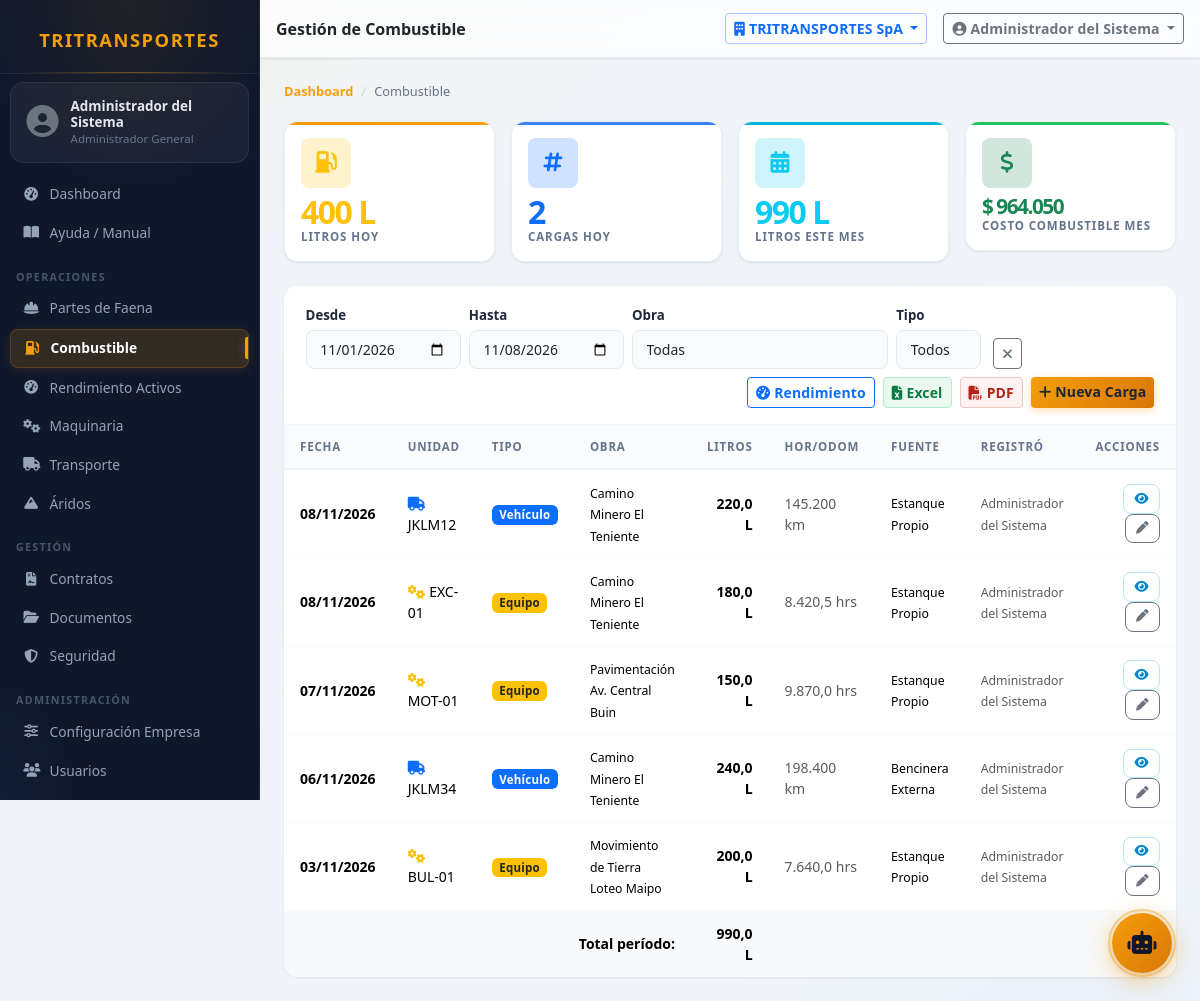
/modules/combustible/index.php (signed in), run on the app's committed database.
### tables this page shows
CREATE TABLE IF NOT EXISTS cargas_combustible (
    id               INT UNSIGNED AUTO_INCREMENT PRIMARY KEY,
    empresa_id       INT UNSIGNED NOT NULL,
    obra_id          INT UNSIGNED,
    contrato_id      INT UNSIGNED,
    fecha            DATE NOT NULL,
    tipo_unidad      ENUM('vehiculo','equipo') NOT NULL DEFAULT 'vehiculo',
    vehiculo_id      INT UNSIGNED,
    equipo_id        INT UNSIGNED,
    conductor_id     INT UNSIGNED,
    operador_id      INT UNSIGNED,
    litros           DECIMAL(10,2) NOT NULL,
    precio_litro     DECIMAL(8,2),
    tipo_combustible VARCHAR(30) DEFAULT 'Petróleo',
    horometro        DECIMAL(10,1),
    odometro         INT UNSIGNED,
    fuente_id        INT UNSIGNED,
    estanque_id      INT UNSIGNED,
    proveedor_id     INT UNSIGNED,
    lat              DECIMAL(10,7),
    lng              DECIMAL(10,7),
    foto_ruta        VARCHAR(255),
    observacion      TEXT,
    creado_por       INT UNSIGNED,
    created_at       DATETIME NOT NULL DEFAULT CURRENT_TIMESTAMP,
    updated_at       DATETIME NOT NULL DEFAULT CURRENT_TIMESTAMP ON UPDATE CURRENT_TIMESTAMP,
    CONSTRAINT fk_comb_emp    FOREIGN KEY (empresa_id)   REFERENCES empresas(id),
    CONSTRAINT fk_comb_obra   FOREIGN KEY (obra_id)      REFERENCES obras(id)    ON DELETE SET NULL,
    CONSTRAINT fk_comb_veh    FOREIGN KEY (vehiculo_id)  REFERENCES vehiculos(id) ON DELETE SET NULL,
    CONSTRAINT fk_comb_eq     FOREIGN KEY (equipo_id)    REFERENCES equipos(id)  ON DELETE SET NULL,
    CONSTRAINT fk_comb_fuente FOREIGN KEY (fuente_id)    REFERENCES fuentes_combustible(id) ON DELETE SET NULL,
    CONSTRAINT fk_comb_est    FOREIGN KEY (estanque_id)  REFERENCES estanques(id) ON DELETE SET NULL,
    CONSTRAINT fk_comb_prov   FOREIGN KEY (proveedor_id) REFERENCES proveedores_combustible(id) ON DELETE SET NULL,
    CONSTRAINT fk_comb_usr    FOREIGN KEY (creado_por)   REFERENCES usuarios(id) ON DELETE SET NULL,
    INDEX idx_cc_fecha    (fecha),
    INDEX idx_cc_emp_f    (empresa_id, fecha),
    INDEX idx_cc_veh      (vehiculo_id),
    INDEX idx_cc_eq       (equipo_id),
    INDEX idx_cc_obra     (obra_id)
);

CREATE TABLE IF NOT EXISTS vehiculos (
    id           INT UNSIGNED AUTO_INCREMENT PRIMARY KEY,
    empresa_id   INT UNSIGNED NOT NULL,
    patente      VARCHAR(10)  NOT NULL,
    marca        VARCHAR(60),
    modelo       VARCHAR(80),
    anio         SMALLINT UNSIGNED,
    categoria_id INT UNSIGNED,
    color        VARCHAR(40),
    odometro     INT UNSIGNED DEFAULT 0,
    activo       TINYINT(1)   NOT NULL DEFAULT 1,
    created_at   DATETIME     NOT NULL DEFAULT CURRENT_TIMESTAMP,
    updated_at   DATETIME     NOT NULL DEFAULT CURRENT_TIMESTAMP ON UPDATE CURRENT_TIMESTAMP,
    UNIQUE KEY uq_patente (empresa_id, patente),
    CONSTRAINT fk_veh_emp  FOREIGN KEY (empresa_id)   REFERENCES empresas(id),
    CONSTRAINT fk_veh_cat  FOREIGN KEY (categoria_id) REFERENCES categorias_vehiculo(id) ON DELETE SET NULL
);

CREATE TABLE IF NOT EXISTS obras (
    id          INT UNSIGNED AUTO_INCREMENT PRIMARY KEY,
    empresa_id  INT UNSIGNED NOT NULL,
    nombre      VARCHAR(150) NOT NULL,
    codigo      VARCHAR(30),
    cliente_id  INT UNSIGNED,
    descripcion TEXT,
    fecha_inicio DATE,
    fecha_termino DATE,
    estado      ENUM('activa','pausada','finalizada') NOT NULL DEFAULT 'activa',
    lat         DECIMAL(10,7),
    lng         DECIMAL(10,7),
    activo      TINYINT(1)   NOT NULL DEFAULT 1,
    created_at  DATETIME     NOT NULL DEFAULT CURRENT_TIMESTAMP,
    updated_at  DATETIME     NOT NULL DEFAULT CURRENT_TIMESTAMP ON UPDATE CURRENT_TIMESTAMP,
    CONSTRAINT fk_obra_emp FOREIGN KEY (empresa_id) REFERENCES empresas(id),
    CONSTRAINT fk_obra_cli FOREIGN KEY (cliente_id) REFERENCES clientes(id) ON DELETE SET NULL
);

CREATE TABLE IF NOT EXISTS fuentes_combustible (
    id     INT UNSIGNED AUTO_INCREMENT PRIMARY KEY,
    nombre VARCHAR(80) NOT NULL,
    tipo   ENUM('estanque_propio','bencinera','camion_estanque','otro') NOT NULL DEFAULT 'otro',
    activo TINYINT(1)  NOT NULL DEFAULT 1,
    UNIQUE KEY uq_nombre (nombre)
);

CREATE TABLE IF NOT EXISTS usuarios (
    id            INT UNSIGNED AUTO_INCREMENT PRIMARY KEY,
    empresa_id    INT UNSIGNED NOT NULL,
    trabajador_id INT UNSIGNED,
    email         VARCHAR(120) NOT NULL,
    nombre        VARCHAR(120) NOT NULL,
    password_hash VARCHAR(255) NOT NULL,
    rol_id        INT UNSIGNED NOT NULL,
    activo        TINYINT(1)   NOT NULL DEFAULT 1,
    ultimo_acceso DATETIME,
    created_at    DATETIME     NOT NULL DEFAULT CURRENT_TIMESTAMP,
    updated_at    DATETIME     NOT NULL DEFAULT CURRENT_TIMESTAMP ON UPDATE CURRENT_TIMESTAMP,
    UNIQUE KEY uq_email (email),
    CONSTRAINT fk_usr_emp  FOREIGN KEY (empresa_id)    REFERENCES empresas(id),
    CONSTRAINT fk_usr_trab FOREIGN KEY (trabajador_id) REFERENCES trabajadores(id) ON DELETE SET NULL,
    CONSTRAINT fk_usr_rol  FOREIGN KEY (rol_id)        REFERENCES roles(id)
);

CREATE TABLE IF NOT EXISTS equipos (
    id              INT UNSIGNED AUTO_INCREMENT PRIMARY KEY,
    empresa_id      INT UNSIGNED NOT NULL,
    codigo          VARCHAR(30)  NOT NULL,
    nombre          VARCHAR(120) NOT NULL,
    marca_id        INT UNSIGNED,
    modelo_id       INT UNSIGNED,
    categoria_id    INT UNSIGNED,
    anio            SMALLINT UNSIGNED,
    numero_serie    VARCHAR(60),
    horometro       DECIMAL(10,1) DEFAULT 0,
    activo          TINYINT(1)    NOT NULL DEFAULT 1,
    created_at      DATETIME      NOT NULL DEFAULT CURRENT_TIMESTAMP,
    updated_at      DATETIME      NOT NULL DEFAULT CURRENT_TIMESTAMP ON UPDATE CURRENT_TIMESTAMP,
    UNIQUE KEY uq_codigo (empresa_id, codigo),
    CONSTRAINT fk_eq_emp   FOREIGN KEY (empresa_id)   REFERENCES empresas(id),
    CONSTRAINT fk_eq_marca FOREIGN KEY (marca_id)     REFERENCES marcas_equipo(id) ON DELETE SET NULL,
    CONSTRAINT fk_eq_mod   FOREIGN KEY (modelo_id)    REFERENCES modelos_equipo(id) ON DELETE SET NULL,
    CONSTRAINT fk_eq_cat   FOREIGN KEY (categoria_id) REFERENCES categorias_equipo(id) ON DELETE SET NULL
);

### modules/combustible/index.php (the view, shortened to what the rows shown need)
<?php
$emp  = Auth::empresaId();
$hoy  = date('Y-m-d');
$mes0 = date('Y-m-01');
$fDesde  = get('desde', $mes0);
$fHasta  = get('hasta', $hoy);
$page    = getInt('page', 1);
$where  = "WHERE c.empresa_id = ?";
$params = [$emp];
if ($fDesde) { $where .= " AND c.fecha >= ?"; $params[] = $fDesde; }
if ($fHasta) { $where .= " AND c.fecha <= ?"; $params[] = $fHasta; }
$total = DB::count("SELECT COUNT(*) FROM cargas_combustible c $where", $params);
$pag   = paginate($total, $page);
$rows = DB::all(
    "SELECT c.*,
            o.nombre AS obra_nombre,
            v.patente,
            eq.codigo AS equipo_codigo, eq.nombre AS equipo_nombre,
            CONCAT(tv.nombre,' ',tv.apellido) AS conductor_nombre,
            CONCAT(to2.nombre,' ',to2.apellido) AS operador_nombre,
            f.nombre AS fuente_nombre,
            u.nombre AS creado_nombre
     FROM cargas_combustible c
     LEFT JOIN obras o       ON o.id  = c.obra_id
     LEFT JOIN vehiculos v   ON v.id  = c.vehiculo_id
     LEFT JOIN equipos eq    ON eq.id = c.equipo_id
     LEFT JOIN conductores cn ON cn.id = c.conductor_id
     LEFT JOIN trabajadores tv ON tv.id = cn.trabajador_id
     LEFT JOIN operadores op   ON op.id = c.operador_id
     LEFT JOIN trabajadores to2 ON to2.id = op.trabajador_id
     LEFT JOIN fuentes_combustible f ON f.id = c.fuente_id
     LEFT JOIN usuarios u    ON u.id  = c.creado_por
     $where
     ORDER BY c.fecha DESC, c.id DESC
     LIMIT {$pag['limit']} OFFSET {$pag['offset']}",
    $params
);
include ROOT . '/includes/header.php';
?>
<div class="card table-card">
    <div class="table-responsive">
        <table class="table table-hover mb-0">
            <thead>
                <tr>
                    <th>Fecha</th>
                    <th>Unidad</th>
                    <th>Tipo</th>
                    <th>Obra</th>
                    <th class="text-end">Litros</th>
                    <th>Hor/Odom</th>
                    <th>Fuente</th>
                    <th>Registró</th>
                    <th class="text-end">Acciones</th>
                </tr>
            </thead>
            <tbody>
            <?php foreach ($rows as $r): ?>
            <tr>
                <td><strong><?= formatDate($r['fecha']) ?></strong></td>
                <td>
                    <?php if ($r['tipo_unidad'] === 'vehiculo'): ?>
                        <i class="fas fa-truck text-primary me-1"></i><?= h($r['patente'] ?? '—') ?>
                    <?php else: ?>
                        <i class="fas fa-cogs text-warning me-1"></i><?= h($r['equipo_codigo'] ?? '—') ?>
                    <?php endif; ?>
                </td>
                <td>
                    <span class="badge bg-<?= $r['tipo_unidad'] === 'vehiculo' ? 'primary' : 'warning text-dark' ?>">
                        <?= $r['tipo_unidad'] === 'vehiculo' ? 'Vehículo' : 'Equipo' ?>
                    </span>
                </td>
                <td><small><?= h($r['obra_nombre'] ?? '—') ?></small></td>
                <td class="text-end"><strong><?= formatNum((float)$r['litros'], 1) ?> L</strong></td>
                <td class="text-muted small">
                    <?php if ($r['tipo_unidad'] === 'equipo' && $r['horometro']): ?>
                        <?= formatNum((float)$r['horometro'], 1) ?> hrs
                    <?php elseif ($r['odometro']): ?>
                        <?= formatNum((float)$r['odometro'], 0) ?> km
                    <?php else: ?>—<?php endif; ?>
                </td>
                <td><small><?= h($r['fuente_nombre'] ?? '—') ?></small></td>
                <td><small class="text-muted"><?= h($r['creado_nombre'] ?? '—') ?></small></td>
                <td class="text-end">
                    <button type="button" class="btn btn-sm btn-outline-info btn-action btn-view js-view" data-vista="combustible" data-id="<?= $r['id'] ?>" title="Visualizar">
                        <i class="fas fa-eye"></i>
                    </button>
                    <a href="carga?id=<?= $r['id'] ?>" class="btn btn-sm btn-outline-secondary btn-action" title="Editar">
                        <i class="fas fa-pen"></i>
                    </a>
                </td>
            </tr>
            <?php endforeach; ?>
            </tbody>
        </table>
    </div>
</div>
<?php include ROOT . '/includes/footer.php'; ?>

### data on the page
cargas_combustible: fecha "08/11/2026", vehiculo.patente "JKLM12", tipo_unidad "Vehículo", obra.nombre "Camino Minero El Teniente", litros "220,0", odometro "145.200", fuente.nombre "Estanque Propio", creado_por.nombre "Administrador del Sistema"
cargas_combustible: fecha "08/11/2026", equipo.codigo "EXC-01", tipo_unidad "Equipo", obra.nombre "Camino Minero El Teniente", litros "180,0", horometro "8.420,5", fuente.nombre "Estanque Propio", creado_por.nombre "Administrador del Sistema"
cargas_combustible: fecha "07/11/2026", equipo.codigo "MOT-01", tipo_unidad "Equipo", obra.nombre "Pavimentación Av. Central Buin", litros "150,0", horometro "9.870,0", fuente.nombre "Estanque Propio", creado_por.nombre "Administrador del Sistema"
cargas_combustible: fecha "06/11/2026", vehiculo.patente "JKLM34", tipo_unidad "Vehículo", obra.nombre "Camino Minero El Teniente", litros "240,0", odometro "198.400", fuente.nombre "Bencinera Externa", creado_por.nombre "Administrador del Sistema"
cargas_combustible: fecha "03/11/2026", equipo.codigo "BUL-01", tipo_unidad "Equipo", obra.nombre "Movimiento de Tierra Loteo Maipo", litros "200,0", horometro "7.640,0", fuente.nombre "Estanque Propio", creado_por.nombre "Administrador del Sistema"

### other printed values
Auth::user()['nombre'] "Administrador del Sistema"
Auth::rolNombre() "Administrador General"
$label "Dashboard Ayuda / Manual Partes de Faena Combustible Rendimiento Activos Maquinaria Transporte Áridos Contratos Documentos Seguridad Configuración Empresa Usuarios"
$label "OPERACIONES GESTIÓN ADMINISTRACIÓN"
$pageTitle "Gestión de Combustible"
$empActiva "TRITRANSPORTES SpA"
formatNum((float)$kpiHoyL, 0) "400"
$kpiHoyN "2"
formatNum((float)$kpiMesL, 0) "990"
formatMoney((float)$kpiCosto) "$ 964.050"
formatNum(array_sum(array_column($rows, 'litros')), 1) "990,0"
